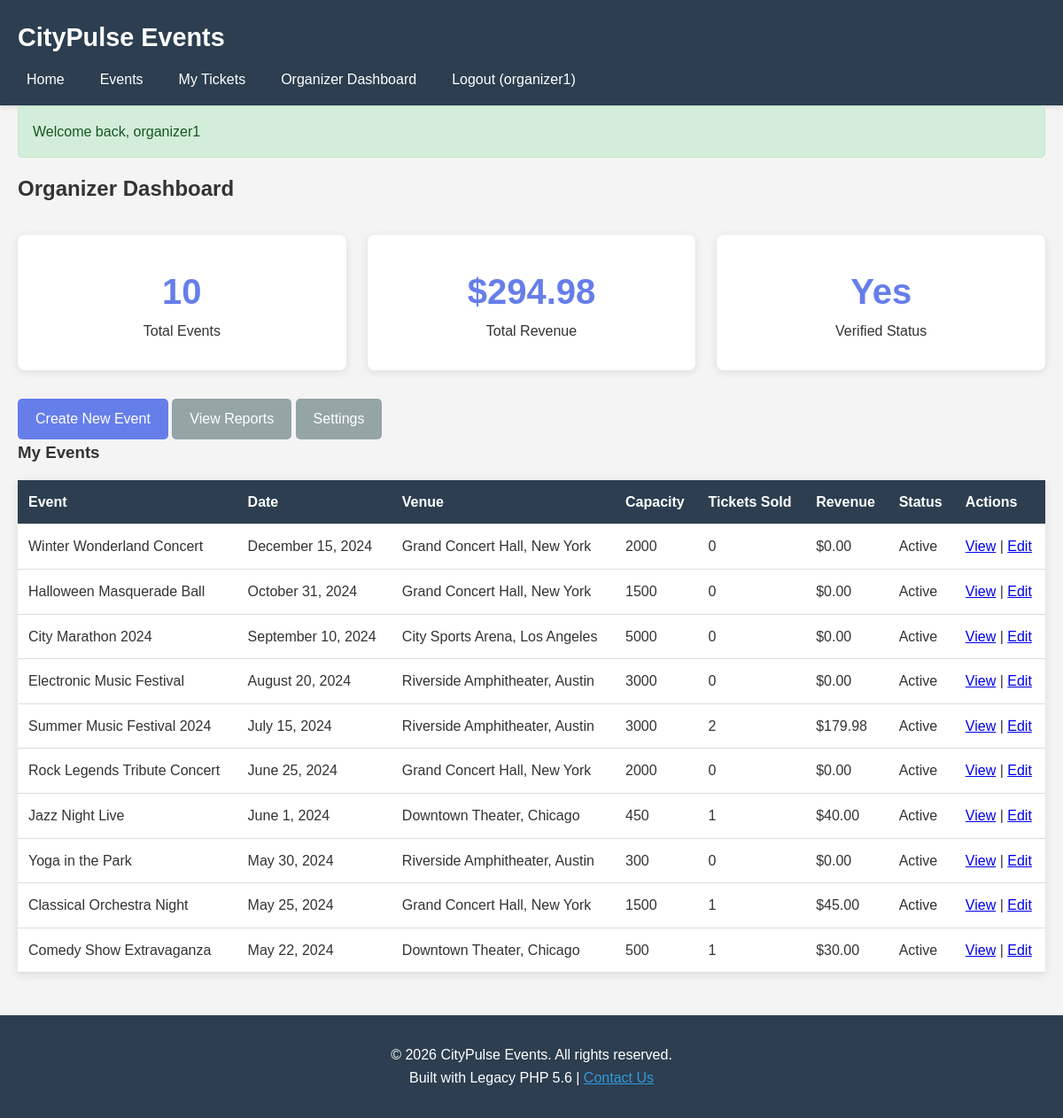
/organizers/dashboard.php (signed in), run on the app's committed database.
### tables this page shows
CREATE TABLE events (
    id INT AUTO_INCREMENT PRIMARY KEY,
    title VARCHAR(200) NOT NULL,
    description TEXT NOT NULL,
    venue_id INT,
    organizer_id INT NOT NULL,
    event_date DATE NOT NULL,
    start_time TIME NOT NULL,
    end_time TIME NOT NULL,
    category INT,
    max_capacity INT NOT NULL,
    price DECIMAL(10, 2) NOT NULL,
    status ENUM('active', 'cancelled', 'completed') DEFAULT 'active',
    image_path VARCHAR(255),
    created_at DATETIME DEFAULT CURRENT_TIMESTAMP,
    FOREIGN KEY (venue_id) REFERENCES venues(id),
    FOREIGN KEY (organizer_id) REFERENCES organizers(id),
    FOREIGN KEY (category) REFERENCES categories(id)
);

CREATE TABLE venues (
    id INT AUTO_INCREMENT PRIMARY KEY,
    name VARCHAR(100) NOT NULL,
    address VARCHAR(255) NOT NULL,
    city VARCHAR(50) NOT NULL,
    capacity INT NOT NULL,
    amenities TEXT,
    contact_email VARCHAR(100),
    latitude DECIMAL(10, 8),
    longitude DECIMAL(11, 8)
);

### includes/functions.php (called while the page is built, shortened)
<?php
function get_tickets_sold($event_id) {
    $sql = "SELECT COUNT(*) as count FROM tickets WHERE event_id = $event_id AND payment_status = 'completed'";
    $result = query($sql);
    $row = fetch_assoc($result);
    return $row['count'];
}
function get_organizer_by_user($user_id) {
    $sql = "SELECT * FROM organizers WHERE user_id = $user_id";
    $result = query($sql);
    return fetch_assoc($result);
}
function get_organizer_events($organizer_id) {
    $sql = "SELECT e.*, v.name as venue_name, v.city
            FROM events e
            LEFT JOIN venues v ON e.venue_id = v.id
            WHERE e.organizer_id = $organizer_id
            ORDER BY e.event_date DESC";
    $result = query($sql);
    return fetch_all($result);
}
function get_organizer_revenue($organizer_id) {
    $sql = "SELECT SUM(t.price) as total
            FROM tickets t
            JOIN events e ON t.event_id = e.id
            WHERE e.organizer_id = $organizer_id AND t.payment_status = 'completed'";
    $result = query($sql);
    $row = fetch_assoc($result);
    return $row['total'] ? $row['total'] : 0;
}
function format_currency($amount) {
    return '$' . number_format($amount, 2);
}
function format_date($date) {
    return date('F j, Y', strtotime($date));
}
?>

### includes/db.php (called while the page is built, shortened)
<?php
$db = mysqli_connect(DB_HOST, DB_USER, DB_PASS, DB_NAME);
function query($sql) {
    global $db;
    $result = mysqli_query($db, $sql);
    return $result;
}
function fetch_assoc($result) {
    return mysqli_fetch_assoc($result);
}
function fetch_all($result) {
    $rows = array();
    while ($row = mysqli_fetch_assoc($result)) {
        $rows[] = $row;
    }
    return $rows;
}
?>

### organizers/dashboard.php (the view, shortened to what this page needs)
<?php
require_once '../includes/db.php';
require_once '../includes/functions.php';
$organizer = get_organizer_by_user($_SESSION['user_id']);
$events = get_organizer_events($organizer['id']);
$total_revenue = get_organizer_revenue($organizer['id']);
include '../includes/header.php';
?>
<div class="dashboard">
    <h2>Organizer Dashboard</h2>
    <div class="dashboard-stats">
        <div class="stat-card">
            <h3><?php echo count($events); ?></h3>
            <p>Total Events</p>
        </div>
        <div class="stat-card">
            <h3><?php echo format_currency($total_revenue); ?></h3>
            <p>Total Revenue</p>
        </div>
        <div class="stat-card">
            <h3><?php echo $organizer['verified'] ? 'Yes' : 'Pending'; ?></h3>
            <p>Verified Status</p>
        </div>
    </div>
    <div class="dashboard-actions">
        <a href="../events/create.php" class="btn">Create New Event</a>
        <a href="reports.php" class="btn btn-secondary">View Reports</a>
        <a href="settings.php" class="btn btn-secondary">Settings</a>
    </div>
    <div class="organizer-events">
        <h3>My Events</h3>
        <?php if (count($events) > 0): ?>
            <table class="data-table">
                <thead>
                    <tr>
                        <th>Event</th>
                        <th>Date</th>
                        <th>Venue</th>
                        <th>Capacity</th>
                        <th>Tickets Sold</th>
                        <th>Revenue</th>
                        <th>Status</th>
                        <th>Actions</th>
                    </tr>
                </thead>
                <tbody>
                    <?php foreach ($events as $event): ?>
                        <?php
                        $tickets_sold = get_tickets_sold($event['id']);
                        $event_revenue = $tickets_sold * $event['price'];
                        ?>
                        <tr>
                            <td><?php echo $event['title']; ?></td>
                            <td><?php echo format_date($event['event_date']); ?></td>
                            <td><?php echo $event['venue_name']; ?>, <?php echo $event['city']; ?></td>
                            <td><?php echo $event['max_capacity']; ?></td>
                            <td><?php echo $tickets_sold; ?></td>
                            <td><?php echo format_currency($event_revenue); ?></td>
                            <td><?php echo ucfirst($event['status']); ?></td>
                            <td>
                                <a href="../events/detail.php?id=<?php echo $event['id']; ?>">View</a> |
                                <a href="../events/edit.php?id=<?php echo $event['id']; ?>">Edit</a>
                            </td>
                        </tr>
                    <?php endforeach; ?>
                </tbody>
            </table>
        <?php else: ?>
            <p>You haven't created any events yet.</p>
        <?php endif; ?>
    </div>
</div>
<?php include '../includes/footer.php'; ?>

### css/style.css (style rules this page uses)
* { margin: 0; padding: 0; box-sizing: border-box; }
body { font-family: Arial, sans-serif; line-height: 1.6; color: #333; background-color: #f4f4f4; }
.btn { display: inline-block; padding: 10px 20px; background-color: #667eea; color: white; text-decoration: none; border-radius: 5px; border: none; cursor: pointer; font-size: 1rem; transition: background 0.3s; }
.btn-secondary { background-color: #95a5a6; }
.data-table { width: 100%; background: white; border-collapse: collapse; margin-top: 1rem; box-shadow: 0 2px 10px rgba(0,0,0,0.1); }
.data-table th, .data-table td { padding: 12px; text-align: left; border-bottom: 1px solid #ddd; }
.data-table th { background-color: #2c3e50; color: white; }
.dashboard-stats { display: grid; grid-template-columns: repeat(auto-fit, minmax(200px, 1fr)); gap: 1.5rem; margin: 2rem 0; }
.stat-card { background: white; padding: 2rem; text-align: center; border-radius: 8px; box-shadow: 0 2px 10px rgba(0,0,0,0.1); }
.stat-card h3 { font-size: 2.5rem; color: #667eea; }

### data on the page
events: title "Winter Wonderland Concert", event_date "December 15, 2024", venue.name "Grand Concert Hall", venue.city "New York", max_capacity "2000", tickets_sold "0", event_revenue "$0.00", status "Active"
events: title "Halloween Masquerade Ball", event_date "October 31, 2024", venue.name "Grand Concert Hall", venue.city "New York", max_capacity "1500", tickets_sold "0", event_revenue "$0.00", status "Active"
events: title "City Marathon 2024", event_date "September 10, 2024", venue.name "City Sports Arena", venue.city "Los Angeles", max_capacity "5000", tickets_sold "0", event_revenue "$0.00", status "Active"
events: title "Electronic Music Festival", event_date "August 20, 2024", venue.name "Riverside Amphitheater", venue.city "Austin", max_capacity "3000", tickets_sold "0", event_revenue "$0.00", status "Active"
events: title "Summer Music Festival 2024", event_date "July 15, 2024", venue.name "Riverside Amphitheater", venue.city "Austin", max_capacity "3000", tickets_sold "2", event_revenue "$179.98", status "Active"
events: title "Rock Legends Tribute Concert", event_date "June 25, 2024", venue.name "Grand Concert Hall", venue.city "New York", max_capacity "2000", tickets_sold "0", event_revenue "$0.00", status "Active"
events: title "Jazz Night Live", event_date "June 1, 2024", venue.name "Downtown Theater", venue.city "Chicago", max_capacity "450", tickets_sold "1", event_revenue "$40.00", status "Active"
events: title "Yoga in the Park", event_date "May 30, 2024", venue.name "Riverside Amphitheater", venue.city "Austin", max_capacity "300", tickets_sold "0", event_revenue "$0.00", status "Active"
events: title "Classical Orchestra Night", event_date "May 25, 2024", venue.name "Grand Concert Hall", venue.city "New York", max_capacity "1500", tickets_sold "1", event_revenue "$45.00", status "Active"
events: title "Comedy Show Extravaganza", event_date "May 22, 2024", venue.name "Downtown Theater", venue.city "Chicago", max_capacity "500", tickets_sold "1", event_revenue "$30.00", status "Active"

### other printed values
SITE_NAME "CityPulse Events"
$_SESSION['username'] "organizer1"
$_SESSION['message'] "Welcome back, organizer1"
count($events) "10"
format_currency($total_revenue) "$294.98"
